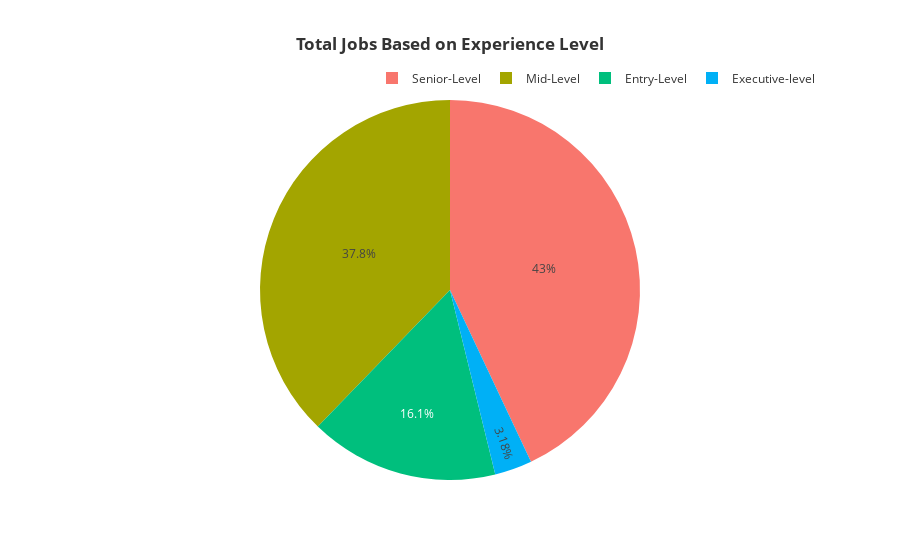

Notebook cell for this chart:
### Code cell
#How many oppertunities are available for each position wiith experience level
fig=px.pie(data2.groupby('experience_level',as_index=False)['salary_in_usd'].count().sort_values(by='salary_in_usd',ascending=False).head(10),
           names='experience_level',values='salary_in_usd',color='experience_level',
           labels={'experience_level':'Experience level ','salary_in_usd':'count'},template='ggplot2',
           title='<b>Total Jobs Based on Experience Level')
fig.update_layout(title_x=0.5,legend=dict(orientation='h',yanchor='bottom',
                                          y=1.02,xanchor='right',x=1))

### Figure 1 — Plotly figure (JSON) as saved in the notebook; plotly's stock layout.template omitted (floating-point values rounded to 4 significant figures)
{"data": [{"customdata": [["Senior-Level"], ["Mid-Level"], ["Entry-Level"], ["Executive-level"]], "domain": {"x": [0, 1], "y": [0, 1]}, "hovertemplate": "Experience level =%{customdata[0]}<br>count=%{value}<extra></extra>", "labels": ["Senior-Level", "Mid-Level", "Entry-Level", "Executive-level"], "legendgroup": "", "marker": {"colors": ["#F8766D", "#A3A500", "#00BF7D", "#00B0F6"]}, "name": "", "showlegend": true, "type": "pie", "values": [230, 202, 86, 17]}], "layout": {"legend": {"orientation": "h", "tracegroupgap": 0, "x": 1, "xanchor": "right", "y": 1.02, "yanchor": "bottom"}, "title": {"text": "<b>Total Jobs Based on Experience Level", "x": 0.5}}}
